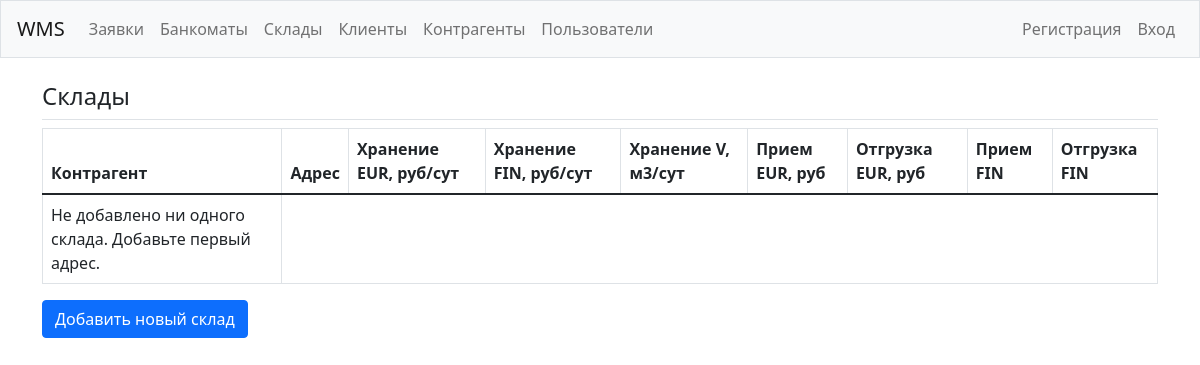
The app's page /storages/, older data.
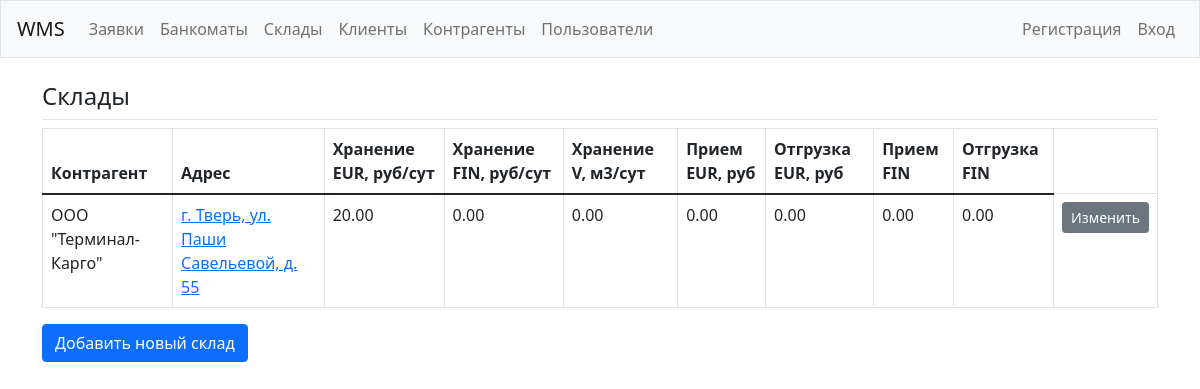
The same page, newer data.
### wms/models.py (models this page shows, shortened)
class Storage(models.Model):
    contractor = models.ForeignKey(Contractor, on_delete=models.SET_NULL, null=True)
    address = models.CharField(max_length=200)
    rate_pallet = models.DecimalField(max_digits=9999, decimal_places=2, null=True)
    rate_oversize_pallet = models.DecimalField(max_digits=9999, decimal_places=2, null=True)
    rate_volume = models.DecimalField(max_digits=9999, decimal_places=2, null=True)
    rate_in = models.DecimalField(max_digits=9999, decimal_places=2, null=True)
    rate_out = models.DecimalField(max_digits=9999, decimal_places=2, null=True)
    rate_oversize_in = models.DecimalField(max_digits=9999, decimal_places=2, null=True)
    rate_oversize_out = models.DecimalField(max_digits=9999, decimal_places=2, null=True)

class Contractor(models.Model):
    name = models.CharField(max_length=200)
    pub_date = models.DateTimeField('date published', auto_now_add=True)
    def __str__(self):
        return self.name

### wms/views.py (the view)
# urls.py: path('storages/', views.storages, name='storages'),
def storages(request):
    storages = Storage.objects.all().order_by('address')
    context = {'storages': storages}
    return render(request, 'wms/storages.html', context)

### wms/templates/wms/storages.html
{% extends "wms/base.html" %}
{% block page_header %}
  <h4>Склады</h4>
{% endblock page_header %}
{% block content %}
<table class="table table-bordered">
  <thead>
    <tr>
      <th scope="col">Контрагент</th>
      <th scope="col">Адрес</th>
      <th scope="col">Хранение EUR, руб/сут</th>
      <th scope="col">Хранение FIN, руб/сут</th>
      <th scope="col">Хранение V, м3/сут</th>
      <th scope="col">Прием EUR, руб</th>
      <th scope="col">Отгрузка EUR, руб</th>
      <th scope="col">Прием FIN</th>
      <th scope="col">Отгрузка FIN</th>
    </tr>
  </thead>
  <tbody>
    {% for storage in storages %}
      <tr>
        <td>{{ storage.contractor }}</td>
        <td>
          <a href="{% url 'wms:storage' storage.id %}">{{ storage.address }}</a>
        </td>
        <td>{{ storage.rate_pallet }}</td>
        <td>{{ storage.rate_oversize_pallet }}</td>
        <td>{{ storage.rate_volume }}</td>
        <td>{{ storage.rate_in }}</td>
        <td>{{ storage.rate_out }}</td>
        <td>{{ storage.rate_oversize_in }}</td>
        <td>{{ storage.rate_oversize_out }}</td>
        <td>
          <a class="btn btn-sm btn-secondary" href="{% url 'wms:update_storage' storage.id %}">Изменить</a>
        </td>
      </tr>
    {% empty %}
      <tr>
        <td>Не добавлено ни одного склада. Добавьте первый адрес.</td>
      </tr>
    {% endfor %}
  </tbody>
</table>
<div>
  <a class="btn btn-primary mb-3" href="{% url 'wms:new_storage' %}">Добавить новый склад</a>
</div>
{% endblock content %}

Row changes from the older to the newer data that the page shows:
added Storage: contractor "ООО \"Терминал-Карго\"", address "г. Тверь, ул. Паши Савельевой, д. 55", rate_pallet "20.00", rate_oversize_pallet "0.00", rate_volume "0.00", rate_in "0.00", rate_out "0.00", rate_oversize_in "0.00", rate_oversize_out "0.00"
Text that changed along with them:
text no longer shown: "Не добавлено ни одного склада. Добавьте первый адрес."
